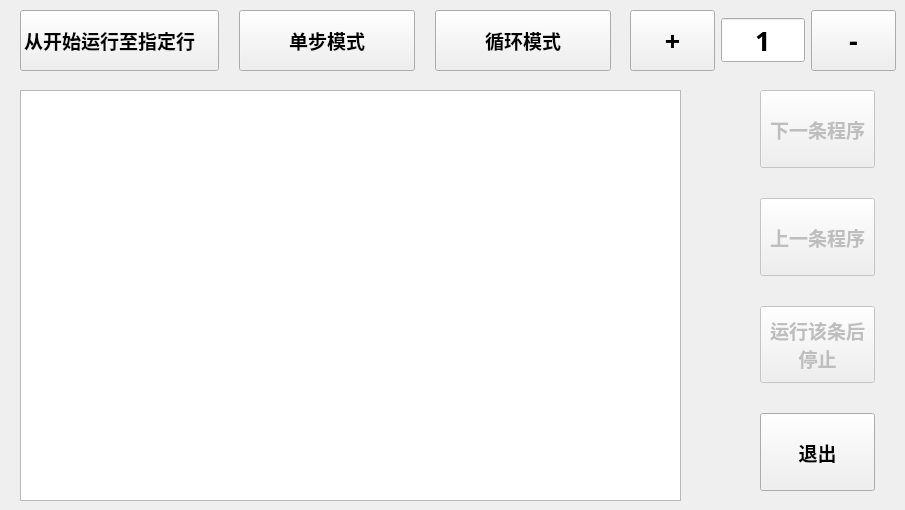
      <widget class="QWidget" name="teach_3">
       <widget class="QListWidget" name="playbackListWidget">
        <property name="geometry">
         <rect>
          <x>20</x>
          <y>90</y>
          <width>661</width>
          <height>411</height>
         </rect>
        </property>
        <property name="font">
         <font>
          <family>Ubuntu Mono</family>
          <pointsize>26</pointsize>
          <weight>75</weight>
          <bold>true</bold>
         </font>
        </property>
        <property name="verticalScrollBarPolicy">
         <enum>Qt::ScrollBarAlwaysOff</enum>
        </property>
        <property name="horizontalScrollBarPolicy">
         <enum>Qt::ScrollBarAlwaysOff</enum>
        </property>
        <property name="spacing">
         <number>10</number>
        </property>
        <property name="wordWrap">
         <bool>true</bool>
        </property>
       </widget>
       <widget class="QcwIndicatorLamp" name="cycleLamp" native="true">
        <property name="geometry">
         <rect>
          <x>570</x>
          <y>20</y>
          <width>40</width>
          <height>40</height>
         </rect>
        </property>
        <property name="alarm" stdset="0">
         <bool>true</bool>
        </property>
       </widget>
       <widget class="QWidget" name="layoutWidget3">
        <property name="geometry">
         <rect>
          <x>760</x>
          <y>90</y>
          <width>115</width>
          <height>401</height>
         </rect>
        </property>
        <layout class="QVBoxLayout" name="playbackLayout_2">
         <property name="spacing">
          <number>30</number>
         </property>
         <item>
          <widget class="QPushButton" name="playbackButton_4">
           <property name="enabled">
            <bool>false</bool>
           </property>
           <property name="sizePolicy">
            <sizepolicy hsizetype="Minimum" vsizetype="Expanding">
             <horstretch>0</horstretch>
             <verstretch>0</verstretch>
            </sizepolicy>
           </property>
           <property name="font">
            <font>
             <family>Ubuntu Mono</family>
             <pointsize>14</pointsize>
             <weight>75</weight>
             <bold>true</bold>
            </font>
           </property>
           <property name="styleSheet">
            <string notr="true"/>
           </property>
           <property name="text">
            <string>下一条程序</string>
           </property>
          </widget>
         </item>
         <item>
          <widget class="QPushButton" name="playbackButton_5">
           <property name="enabled">
            <bool>false</bool>
           </property>
           <property name="sizePolicy">
            <sizepolicy hsizetype="Minimum" vsizetype="Expanding">
             <horstretch>0</horstretch>
             <verstretch>0</verstretch>
            </sizepolicy>
           </property>
           <property name="font">
            <font>
             <family>Ubuntu Mono</family>
             <pointsize>14</pointsize>
             <weight>75</weight>
             <bold>true</bold>
            </font>
           </property>
           <property name="styleSheet">
            <string notr="true"/>
           </property>
           <property name="text">
            <string>上一条程序</string>
           </property>
          </widget>
         </item>
         <item>
          <widget class="QPushButton" name="playbackButton_6">
           <property name="enabled">
            <bool>false</bool>
           </property>
           <property name="sizePolicy">
            <sizepolicy hsizetype="Minimum" vsizetype="Expanding">
             <horstretch>0</horstretch>
             <verstretch>0</verstretch>
            </sizepolicy>
           </property>
           <property name="font">
            <font>
             <family>Ubuntu Mono</family>
             <pointsize>14</pointsize>
             <weight>75</weight>
             <bold>true</bold>
            </font>
           </property>
           <property name="styleSheet">
            <string notr="true"/>
           </property>
           <property name="text">
            <string>运行该条后
停止</string>
           </property>
          </widget>
         </item>
         <item>
          <widget class="QPushButton" name="playbackButton_7">
           <property name="sizePolicy">
            <sizepolicy hsizetype="Minimum" vsizetype="Expanding">
             <horstretch>0</horstretch>
             <verstretch>0</verstretch>
            </sizepolicy>
           </property>
           <property name="font">
            <font>
             <family>Ubuntu Mono</family>
             <pointsize>14</pointsize>
             <weight>75</weight>
             <bold>true</bold>
            </font>
           </property>
           <property name="styleSheet">
            <string notr="true"/>
           </property>
           <property name="text">
            <string>退出</string>
           </property>
          </widget>
         </item>
        </layout>
        <zorder>playbackButton_5</zorder>
        <zorder>playbackButton_6</zorder>
        <zorder>playbackButton_7</zorder>
        <zorder>playbackButton_4</zorder>
       </widget>
       <widget class="QWidget" name="layoutWidget4">
        <property name="geometry">
         <rect>
          <x>20</x>
          <y>10</y>
          <width>591</width>
          <height>61</height>
         </rect>
        </property>
        <layout class="QHBoxLayout" name="playbackLayout_1">
         <property name="spacing">
          <number>20</number>
         </property>
         <item>
          <widget class="QPushButton" name="playbackButton_1">
           <property name="sizePolicy">
            <sizepolicy hsizetype="Minimum" vsizetype="Expanding">
             <horstretch>0</horstretch>
             <verstretch>0</verstretch>
            </sizepolicy>
           </property>
           <property name="font">
            <font>
             <family>Ubuntu Mono</family>
             <pointsize>14</pointsize>
             <weight>75</weight>
             <bold>true</bold>
            </font>
           </property>
           <property name="styleSheet">
            <string notr="true"/>
           </property>
           <property name="text">
            <string>从开始运行至指定行    </string>
           </property>
          </widget>
         </item>
         <item>
          <widget class="QPushButton" name="playbackButton_2">
           <property name="sizePolicy">
            <sizepolicy hsizetype="Minimum" vsizetype="Expanding">
             <horstretch>0</horstretch>
             <verstretch>0</verstretch>
            </sizepolicy>
           </property>
           <property name="font">
            <font>
             <family>Ubuntu Mono</family>
             <pointsize>14</pointsize>
             <weight>75</weight>
             <bold>true</bold>
            </font>
           </property>
           <property name="styleSheet">
            <string notr="true"/>
           </property>
           <property name="text">
            <string>单步模式</string>
           </property>
          </widget>
         </item>
         <item>
          <widget class="QPushButton" name="playbackButton_3">
           <property name="sizePolicy">
            <sizepolicy hsizetype="Minimum" vsizetype="Expanding">
             <horstretch>0</horstretch>
             <verstretch>0</verstretch>
            </sizepolicy>
           </property>
           <property name="font">
            <font>
             <family>Ubuntu Mono</family>
             <pointsize>14</pointsize>
             <weight>75</weight>
             <bold>true</bold>
            </font>
           </property>
           <property name="styleSheet">
            <string notr="true"/>
           </property>
           <property name="text">
            <string>循环模式</string>
           </property>
          </widget>
         </item>
        </layout>
        <zorder>playbackButton_3</zorder>
        <zorder>playbackButton_1</zorder>
        <zorder>playbackButton_2</zorder>
       </widget>
       <widget class="QWidget" name="layoutWidget5">
        <property name="geometry">
         <rect>
          <x>630</x>
          <y>10</y>
          <width>266</width>
          <height>61</height>
         </rect>
        </property>
        <layout class="QHBoxLayout" name="playbackLayout_3">
         <item>
          <widget class="QPushButton" name="playbackButton_8">
           <property name="sizePolicy">
            <sizepolicy hsizetype="Minimum" vsizetype="Expanding">
             <horstretch>0</horstretch>
             <verstretch>0</verstretch>
            </sizepolicy>
           </property>
           <property name="font">
            <font>
             <family>Ubuntu Mono</family>
             <pointsize>20</pointsize>
             <weight>75</weight>
             <bold>true</bold>
            </font>
           </property>
           <property name="styleSheet">
            <string notr="true"/>
           </property>
           <property name="text">
            <string>+</string>
           </property>
          </widget>
         </item>
         <item>
          <widget class="QSpinBox" name="cycleSpinBox">
           <property name="font">
            <font>
             <family>Ubuntu Mono</family>
             <pointsize>20</pointsize>
             <weight>75</weight>
             <bold>true</bold>
            </font>
           </property>
           <property name="alignment">
            <set>Qt::AlignCenter</set>
           </property>
           <property name="readOnly">
            <bool>true</bool>
           </property>
           <property name="buttonSymbols">
            <enum>QAbstractSpinBox::NoButtons</enum>
           </property>
           <property name="minimum">
            <number>1</number>
           </property>
           <property name="maximum">
            <number>100</number>
           </property>
          </widget>
         </item>
         <item>
          <widget class="QPushButton" name="playbackButton_9">
           <property name="sizePolicy">
            <sizepolicy hsizetype="Minimum" vsizetype="Expanding">
             <horstretch>0</horstretch>
             <verstretch>0</verstretch>
            </sizepolicy>
           </property>
           <property name="font">
            <font>
             <family>Ubuntu Mono</family>
             <pointsize>20</pointsize>
             <weight>75</weight>
             <bold>true</bold>
            </font>
           </property>
           <property name="styleSheet">
            <string notr="true"/>
           </property>
           <property name="text">
            <string>-</string>
           </property>
          </widget>
         </item>
        </layout>
       </widget>
       <widget class="QPushButton" name="scrollup_2">
        <property name="geometry">
         <rect>
          <x>680</x>
          <y>90</y>
          <width>80</width>
          <height>80</height>
         </rect>
        </property>
        <property name="sizePolicy">
         <sizepolicy hsizetype="Minimum" vsizetype="Expanding">
          <horstretch>0</horstretch>
          <verstretch>0</verstretch>
         </sizepolicy>
        </property>
        <property name="focusPolicy">
         <enum>Qt::NoFocus</enum>
        </property>
        <property name="styleSheet">
         <string notr="true">border:none;background-color:transparent;</string>
        </property>
        <property name="icon">
         <iconset resource="images.qrc">
          <normaloff>:/images/arrowup.png</normaloff>:/images/arrowup.png</iconset>
        </property>
        <property name="iconSize">
         <size>
          <width>75</width>
          <height>75</height>
         </size>
        </property>
       </widget>
       <widget class="QPushButton" name="scrolldown_2">
        <property name="geometry">
         <rect>
          <x>680</x>
          <y>410</y>
          <width>80</width>
          <height>80</height>
         </rect>
        </property>
        <property name="sizePolicy">
         <sizepolicy hsizetype="Minimum" vsizetype="Expanding">
          <horstretch>0</horstretch>
          <verstretch>0</verstretch>
         </sizepolicy>
        </property>
        <property name="focusPolicy">
         <enum>Qt::NoFocus</enum>
        </property>
        <property name="styleSheet">
         <string notr="true">border:none;background-color:transparent;</string>
        </property>
        <property name="icon">
         <iconset resource="images.qrc">
          <normaloff>:/images/arrowdown.png</normaloff>:/images/arrowdown.png</iconset>
        </property>
        <property name="iconSize">
         <size>
          <width>75</width>
          <height>75</height>
         </size>
        </property>
       </widget>
       <widget class="QcwIndicatorLamp" name="stepLamp" native="true">
        <property name="geometry">
         <rect>
          <x>390</x>
          <y>20</y>
          <width>40</width>
          <height>40</height>
         </rect>
        </property>
        <property name="alarm" stdset="0">
         <bool>true</bool>
        </property>
       </widget>
       <widget class="QcwIndicatorLamp" name="trialLamp" native="true">
        <property name="geometry">
         <rect>
          <x>200</x>
          <y>20</y>
          <width>40</width>
          <height>40</height>
         </rect>
        </property>
        <property name="alarm" stdset="0">
         <bool>true</bool>
        </property>
       </widget>
       <zorder>playbackListWidget</zorder>
       <zorder>layoutWidget3</zorder>
       <zorder>layoutWidget4</zorder>
       <zorder>layoutWidget5</zorder>
       <zorder>scrollup_2</zorder>
       <zorder>scrolldown_2</zorder>
       <zorder>stepLamp</zorder>
       <zorder>trialLamp</zorder>
       <zorder>cycleLamp</zorder>
      </widget>
